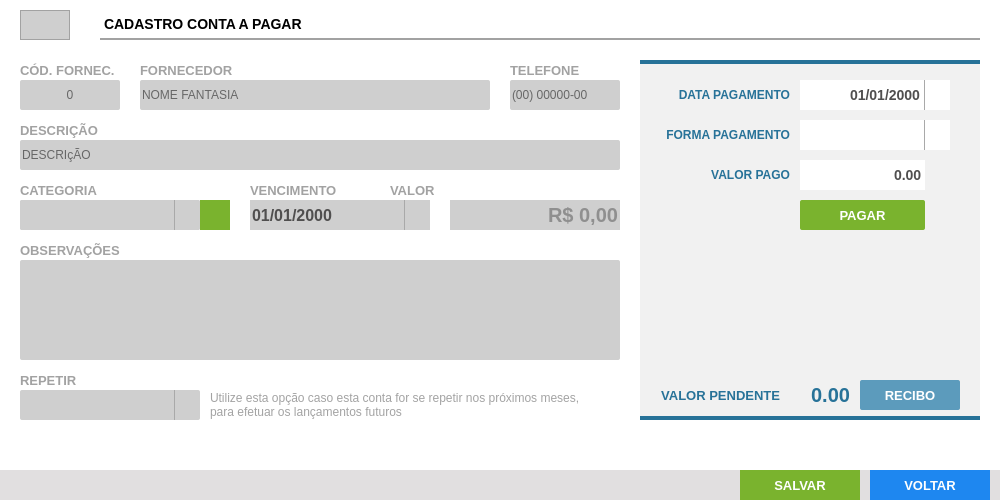
<?xml version="1.0" encoding="UTF-8"?>
<ui version="4.0">
 <class>ct_FormPagar</class>
 <widget class="QFrame" name="ct_FormPagar">
  <property name="geometry">
   <rect>
    <x>0</x>
    <y>0</y>
    <width>1000</width>
    <height>500</height>
   </rect>
  </property>
  <property name="windowTitle">
   <string>Frame</string>
  </property>
  <widget class="QFrame" name="fr_FormPagar">
   <property name="geometry">
    <rect>
     <x>0</x>
     <y>0</y>
     <width>1000</width>
     <height>500</height>
    </rect>
   </property>
   <property name="styleSheet">
    <string notr="true">background: #FFF;
border: none</string>
   </property>
   <property name="frameShape">
    <enum>QFrame::StyledPanel</enum>
   </property>
   <property name="frameShadow">
    <enum>QFrame::Raised</enum>
   </property>
   <widget class="QLabel" name="lb_FormProdutos">
    <property name="geometry">
     <rect>
      <x>100</x>
      <y>10</y>
      <width>880</width>
      <height>30</height>
     </rect>
    </property>
    <property name="styleSheet">
     <string notr="true">QLabel{
font-size: 14px;
font-family: &quot;Arial&quot;;
font-weight: bold;

border-bottom: 2px solid #A2A2A2
}</string>
    </property>
    <property name="text">
     <string>CADASTRO CONTA A PAGAR</string>
    </property>
   </widget>
   <widget class="QLineEdit" name="tx_Cod">
    <property name="enabled">
     <bool>false</bool>
    </property>
    <property name="geometry">
     <rect>
      <x>20</x>
      <y>10</y>
      <width>50</width>
      <height>30</height>
     </rect>
    </property>
    <property name="styleSheet">
     <string notr="true">QLineEdit{
background: #CFCFCF;
border: 1px solid #A2A2A2;
color: #000;
font-size: 14px;
font-family: &quot;Arial&quot;;
font-weight: bold;

}</string>
    </property>
    <property name="text">
     <string/>
    </property>
    <property name="alignment">
     <set>Qt::AlignCenter</set>
    </property>
   </widget>
   <widget class="QLabel" name="lb_FormCompra_5">
    <property name="geometry">
     <rect>
      <x>510</x>
      <y>60</y>
      <width>110</width>
      <height>20</height>
     </rect>
    </property>
    <property name="styleSheet">
     <string notr="true">QLabel{
font-size: 13px;
font-family: &quot;Arial&quot;;
font-weight: bold;
color: #A2A2A2;
}</string>
    </property>
    <property name="text">
     <string>TELEFONE</string>
    </property>
   </widget>
   <widget class="QLineEdit" name="tx_Id">
    <property name="geometry">
     <rect>
      <x>20</x>
      <y>80</y>
      <width>100</width>
      <height>30</height>
     </rect>
    </property>
    <property name="focusPolicy">
     <enum>Qt::WheelFocus</enum>
    </property>
    <property name="styleSheet">
     <string notr="true">QLineEdit{
background: #CFCFCF;
border-radius: 2px;
color: #000;
font: 13px &quot;Arial&quot; ;
text-transform: uppercase;
}
QLineEdit:Focus {
border: 1px solid red;
}</string>
    </property>
    <property name="alignment">
     <set>Qt::AlignCenter</set>
    </property>
    <property name="placeholderText">
     <string>0</string>
    </property>
   </widget>
   <widget class="QLabel" name="lb_FormCompra_2">
    <property name="geometry">
     <rect>
      <x>140</x>
      <y>60</y>
      <width>120</width>
      <height>20</height>
     </rect>
    </property>
    <property name="styleSheet">
     <string notr="true">QLabel{
font-size: 13px;
font-family: &quot;Arial&quot;;
font-weight: bold;
color: #A2A2A2;
}</string>
    </property>
    <property name="text">
     <string>FORNECEDOR</string>
    </property>
   </widget>
   <widget class="QLineEdit" name="tx_NomeFantasia">
    <property name="geometry">
     <rect>
      <x>140</x>
      <y>80</y>
      <width>350</width>
      <height>30</height>
     </rect>
    </property>
    <property name="focusPolicy">
     <enum>Qt::WheelFocus</enum>
    </property>
    <property name="styleSheet">
     <string notr="true">QLineEdit{
background: #CFCFCF;
border-radius: 2px;
color: #000;
font: 13px &quot;Arial&quot; ;
text-transform: uppercase;
}
QLineEdit:Focus {
border: 1px solid red;
}</string>
    </property>
    <property name="placeholderText">
     <string>NOME FANTASIA </string>
    </property>
   </widget>
   <widget class="QLabel" name="lb_FormCompra_3">
    <property name="geometry">
     <rect>
      <x>20</x>
      <y>60</y>
      <width>100</width>
      <height>20</height>
     </rect>
    </property>
    <property name="styleSheet">
     <string notr="true">QLabel{
font-size: 13px;
font-family: &quot;Arial&quot;;
font-weight: bold;
color: #A2A2A2;
}</string>
    </property>
    <property name="text">
     <string>CÓD. FORNEC.</string>
    </property>
   </widget>
   <widget class="QLineEdit" name="tx_Telefone">
    <property name="geometry">
     <rect>
      <x>510</x>
      <y>80</y>
      <width>110</width>
      <height>30</height>
     </rect>
    </property>
    <property name="focusPolicy">
     <enum>Qt::WheelFocus</enum>
    </property>
    <property name="styleSheet">
     <string notr="true">QLineEdit{
background: #CFCFCF;
border-radius: 2px;
color: #000;
font: 13px &quot;Arial&quot; ;
text-transform: uppercase;
}
QLineEdit:Focus {
border: 1px solid red;
}</string>
    </property>
    <property name="readOnly">
     <bool>true</bool>
    </property>
    <property name="placeholderText">
     <string>(00) 00000-00</string>
    </property>
   </widget>
   <widget class="QLineEdit" name="tx_descricao">
    <property name="geometry">
     <rect>
      <x>20</x>
      <y>140</y>
      <width>600</width>
      <height>30</height>
     </rect>
    </property>
    <property name="mouseTracking">
     <bool>true</bool>
    </property>
    <property name="focusPolicy">
     <enum>Qt::WheelFocus</enum>
    </property>
    <property name="styleSheet">
     <string notr="true">QLineEdit{
background: #CFCFCF;
border-radius: 2px;
color: #000;
font: 13px &quot;Arial&quot; ;
text-transform: uppercase;
}
QLineEdit:Focus {
border: 1px solid red;
}</string>
    </property>
    <property name="text">
     <string/>
    </property>
    <property name="frame">
     <bool>false</bool>
    </property>
    <property name="cursorPosition">
     <number>0</number>
    </property>
    <property name="alignment">
     <set>Qt::AlignLeading|Qt::AlignLeft|Qt::AlignVCenter</set>
    </property>
    <property name="readOnly">
     <bool>false</bool>
    </property>
    <property name="placeholderText">
     <string>DESCRIçÃO </string>
    </property>
   </widget>
   <widget class="QLabel" name="lb_FormCompra_4">
    <property name="geometry">
     <rect>
      <x>20</x>
      <y>120</y>
      <width>120</width>
      <height>20</height>
     </rect>
    </property>
    <property name="styleSheet">
     <string notr="true">QLabel{
font-size: 13px;
font-family: &quot;Arial&quot;;
font-weight: bold;
color: #A2A2A2;
}</string>
    </property>
    <property name="text">
     <string>DESCRIÇÃO</string>
    </property>
   </widget>
   <widget class="QLabel" name="lb_FormCompra_6">
    <property name="geometry">
     <rect>
      <x>20</x>
      <y>180</y>
      <width>120</width>
      <height>20</height>
     </rect>
    </property>
    <property name="styleSheet">
     <string notr="true">QLabel{
font-size: 13px;
font-family: &quot;Arial&quot;;
font-weight: bold;
color: #A2A2A2;
}</string>
    </property>
    <property name="text">
     <string>CATEGORIA</string>
    </property>
   </widget>
   <widget class="QComboBox" name="cb_categoria">
    <property name="enabled">
     <bool>true</bool>
    </property>
    <property name="geometry">
     <rect>
      <x>20</x>
      <y>200</y>
      <width>180</width>
      <height>30</height>
     </rect>
    </property>
    <property name="styleSheet">
     <string notr="true">QComboBox{
background: #CFCFCF;
border-radius: 2px;
color: #000;
font: 13px &quot;Arial&quot; ;
text-transform: uppercase;
}
QComboBox:Focus {
border: 1px solid red;
}
 QComboBox::drop-down {
     subcontrol-origin: padding;
     subcontrol-position: top right;
     width: 25px;
     border-left-width: 1px;
     border-left-color: darkgray;
     border-left-style: solid; /* just a single line */
     border-top-right-radius: 3px; /* same radius as the QComboBox */
     border-bottom-right-radius: 3px;
 }
QComboBox::down-arrow {
     image: url(&quot;+self.resourcepath('Images/down.png')+&quot;);
 }
</string>
    </property>
   </widget>
   <widget class="QPushButton" name="bt_AddCategoriaProduto">
    <property name="geometry">
     <rect>
      <x>200</x>
      <y>200</y>
      <width>30</width>
      <height>30</height>
     </rect>
    </property>
    <property name="font">
     <font>
      <family>Arial</family>
      <pointsize>16</pointsize>
      <weight>75</weight>
      <bold>true</bold>
     </font>
    </property>
    <property name="styleSheet">
     <string notr="true">QPushButton{
background: #7AB32E;
color: #FFF
}
QPushButton:hover{
background-color: #40a286
}</string>
    </property>
    <property name="text">
     <string/>
    </property>
   </widget>
   <widget class="QPushButton" name="bt_CancelAddCatergoria">
    <property name="geometry">
     <rect>
      <x>200</x>
      <y>200</y>
      <width>30</width>
      <height>30</height>
     </rect>
    </property>
    <property name="font">
     <font>
      <family>Arial</family>
      <pointsize>16</pointsize>
      <weight>75</weight>
      <bold>true</bold>
     </font>
    </property>
    <property name="toolTip">
     <string>&lt;html&gt;&lt;head/&gt;&lt;body&gt;&lt;p&gt;Cancelar&lt;/p&gt;&lt;/body&gt;&lt;/html&gt;</string>
    </property>
    <property name="styleSheet">
     <string notr="true">QPushButton{
background: #7AB32E;
color: #FFF
}
QPushButton:hover{
background-color: #40a286
}</string>
    </property>
    <property name="text">
     <string/>
    </property>
   </widget>
   <widget class="QDateEdit" name="dt_Vencimento">
    <property name="geometry">
     <rect>
      <x>250</x>
      <y>200</y>
      <width>180</width>
      <height>30</height>
     </rect>
    </property>
    <property name="styleSheet">
     <string notr="true">QDateEdit {
background: #CFCFCF;
border: none;
font-family: &quot;Arial&quot;;
font-size: 16px;
font-weight: bold;
color: rgb(80,79,79)
}
 QDateEdit::drop-down {
     subcontrol-origin: padding;
     subcontrol-position: top right;
     width: 25px;
     border-left-width: 1px;
     border-left-color: darkgray;
     border-left-style: solid; /* just a single line */
     border-top-right-radius: 3px; /* same radius as the QComboBox */
     border-bottom-right-radius: 3px;
 }
QDateEdit::down-arrow {
     image: url(&quot;+self.resourcepath('Images/down.png')+&quot;);
 }

QCalendarWidget QAbstractItemView:enabled 
  {
border: none;
  	font-size:13px;  
  	color: #000;  
  	background-color: #F1F1F1;  
  	selection-background-color: rgb(64, 64, 64); 
  	selection-color: rgb(0, 255, 0); 
  }
QCalendarWidget QToolButton {
	border: none;
  	color: #000
  }

 QCalendarWidget QMenu {
  	width: 150px;
  	left: 20px;
  	color: white;
  	font-size: 18px;
  	background-color: rgb(100, 100, 100);
  }
QCalendarWidget QWidget#qt_calendar_navigationbar
{ 
border: none;
}</string>
    </property>
    <property name="displayFormat">
     <string>dd/MM/yyyy</string>
    </property>
    <property name="calendarPopup">
     <bool>true</bool>
    </property>
   </widget>
   <widget class="QLabel" name="lb_FormCompra_7">
    <property name="geometry">
     <rect>
      <x>250</x>
      <y>180</y>
      <width>120</width>
      <height>20</height>
     </rect>
    </property>
    <property name="styleSheet">
     <string notr="true">QLabel{
font-size: 13px;
font-family: &quot;Arial&quot;;
font-weight: bold;
color: #A2A2A2;
}</string>
    </property>
    <property name="text">
     <string>VENCIMENTO</string>
    </property>
   </widget>
   <widget class="QTextEdit" name="tx_Obs">
    <property name="geometry">
     <rect>
      <x>20</x>
      <y>260</y>
      <width>600</width>
      <height>100</height>
     </rect>
    </property>
    <property name="styleSheet">
     <string notr="true">QTextEdit{
background: #CFCFCF;
border-radius: 2px;
color: #000;
font: 13px &quot;Arial&quot; ;
text-transform: uppercase;
}
QTextEdit:Focus {
border: 1px solid red;
}</string>
    </property>
   </widget>
   <widget class="QLabel" name="lb_FormCompra_8">
    <property name="geometry">
     <rect>
      <x>20</x>
      <y>240</y>
      <width>120</width>
      <height>20</height>
     </rect>
    </property>
    <property name="styleSheet">
     <string notr="true">QLabel{
font-size: 13px;
font-family: &quot;Arial&quot;;
font-weight: bold;
color: #A2A2A2;
}</string>
    </property>
    <property name="text">
     <string>OBSERVAÇÕES</string>
    </property>
   </widget>
   <widget class="QFrame" name="fr_financeiroCompra">
    <property name="geometry">
     <rect>
      <x>640</x>
      <y>60</y>
      <width>340</width>
      <height>360</height>
     </rect>
    </property>
    <property name="styleSheet">
     <string notr="true">background: #F1F1F1;
border-top: 4px solid #277298;
border-bottom: 4px solid #277298;</string>
    </property>
    <property name="frameShape">
     <enum>QFrame::StyledPanel</enum>
    </property>
    <property name="frameShadow">
     <enum>QFrame::Raised</enum>
    </property>
    <widget class="QLabel" name="lb_FormVenda_14">
     <property name="geometry">
      <rect>
       <x>20</x>
       <y>20</y>
       <width>130</width>
       <height>30</height>
      </rect>
     </property>
     <property name="styleSheet">
      <string notr="true">QLabel{
font-size: 12px;
font-family: &quot;Arial&quot;;
font-weight: bold;
color: #277298;
border: none
}</string>
     </property>
     <property name="text">
      <string>DATA PAGAMENTO</string>
     </property>
     <property name="alignment">
      <set>Qt::AlignRight|Qt::AlignTrailing|Qt::AlignVCenter</set>
     </property>
    </widget>
    <widget class="QDateEdit" name="dt_dataPagamento">
     <property name="geometry">
      <rect>
       <x>160</x>
       <y>20</y>
       <width>150</width>
       <height>30</height>
      </rect>
     </property>
     <property name="styleSheet">
      <string notr="true">QDateEdit {
background: #FFF;
border: none;
font-family: &quot;Arial&quot;;
font-size: 14px;
font-weight: bold;
color: rgb(80,79,79)
}
 QDateEdit::drop-down {
     subcontrol-origin: padding;
     subcontrol-position: top right;
     width: 25px;
     border-left-width: 1px;
     border-left-color: darkgray;
     border-left-style: solid; /* just a single line */
     border-top-right-radius: 3px; /* same radius as the QComboBox */
     border-bottom-right-radius: 3px;
 }
QDateEdit::down-arrow {
     image: url(&quot;+self.resourcepath('Images/down.png')+&quot;);
 }

QCalendarWidget QAbstractItemView:enabled 
  {
border: none;
  	font-size:13px;  
  	color: #000;  
  	background-color: #F1F1F1;  
  	selection-background-color: rgb(64, 64, 64); 
  	selection-color: rgb(0, 255, 0); 
  }
QCalendarWidget QToolButton {
	border: none;
  	color: #000
  }

 QCalendarWidget QMenu {
  	width: 150px;
  	left: 20px;
  	color: white;
  	font-size: 18px;
  	background-color: rgb(100, 100, 100);
  }
QCalendarWidget QWidget#qt_calendar_navigationbar
{ 
border: none;
}</string>
     </property>
     <property name="alignment">
      <set>Qt::AlignRight|Qt::AlignTrailing|Qt::AlignVCenter</set>
     </property>
     <property name="displayFormat">
      <string>dd/MM/yyyy</string>
     </property>
     <property name="calendarPopup">
      <bool>true</bool>
     </property>
    </widget>
    <widget class="QLabel" name="lb_FormVenda_22">
     <property name="geometry">
      <rect>
       <x>20</x>
       <y>320</y>
       <width>120</width>
       <height>30</height>
      </rect>
     </property>
     <property name="styleSheet">
      <string notr="true">QLabel{
font-size: 13px;
font-family: &quot;Arial&quot;;
font-weight: bold;
color: #277298;
border: none
}</string>
     </property>
     <property name="text">
      <string>VALOR PENDENTE</string>
     </property>
     <property name="alignment">
      <set>Qt::AlignRight|Qt::AlignTrailing|Qt::AlignVCenter</set>
     </property>
    </widget>
    <widget class="QLabel" name="lb_ValorPendente">
     <property name="geometry">
      <rect>
       <x>140</x>
       <y>320</y>
       <width>70</width>
       <height>30</height>
      </rect>
     </property>
     <property name="styleSheet">
      <string notr="true">QLabel{
font-size: 20px;
font-family: &quot;Arial&quot;;
font-weight: bold;
color: #277298;
border: none
}</string>
     </property>
     <property name="text">
      <string>0.00</string>
     </property>
     <property name="alignment">
      <set>Qt::AlignRight|Qt::AlignTrailing|Qt::AlignVCenter</set>
     </property>
    </widget>
    <widget class="QLineEdit" name="tx_valorPago">
     <property name="geometry">
      <rect>
       <x>160</x>
       <y>100</y>
       <width>125</width>
       <height>30</height>
      </rect>
     </property>
     <property name="focusPolicy">
      <enum>Qt::WheelFocus</enum>
     </property>
     <property name="styleSheet">
      <string notr="true">QLineEdit{
background: #FFF;
border: none;
font-family: &quot;Arial&quot;;
font-size: 14px;
font-weight: bold;
color: rgb(80,79,79)
}
QLineEdit:Focus {
border: 1px solid red;
}</string>
     </property>
     <property name="text">
      <string>0.00</string>
     </property>
     <property name="alignment">
      <set>Qt::AlignRight|Qt::AlignTrailing|Qt::AlignVCenter</set>
     </property>
     <property name="placeholderText">
      <string>R$ 0.00</string>
     </property>
    </widget>
    <widget class="QLabel" name="lb_FormVenda_27">
     <property name="geometry">
      <rect>
       <x>20</x>
       <y>60</y>
       <width>130</width>
       <height>30</height>
      </rect>
     </property>
     <property name="styleSheet">
      <string notr="true">QLabel{
font-size: 12px;
font-family: &quot;Arial&quot;;
font-weight: bold;
color: #277298;
border: none
}</string>
     </property>
     <property name="text">
      <string>FORMA PAGAMENTO</string>
     </property>
     <property name="alignment">
      <set>Qt::AlignRight|Qt::AlignTrailing|Qt::AlignVCenter</set>
     </property>
    </widget>
    <widget class="QComboBox" name="cb_formaPagamento">
     <property name="geometry">
      <rect>
       <x>160</x>
       <y>60</y>
       <width>150</width>
       <height>30</height>
      </rect>
     </property>
     <property name="styleSheet">
      <string notr="true">QComboBox{
background: #FFF;
border: none;
font-family: &quot;Arial&quot;;
font-size: 14px;
font-weight: bold;
color: rgb(80,79,79)

}
QCombobox:on {
color: #000;
font: 10px &quot;Arial&quot; ;
text-transform: uppercase;
font-weight: bold;
}
QComboBox:Focus {
border: 1px solid red;
}
 QComboBox::drop-down {
     subcontrol-origin: padding;
     subcontrol-position: top right;
     width: 25px;

     border-left-width: 1px;
     border-left-color: darkgray;
     border-left-style: solid; /* just a single line */
     border-top-right-radius: 3px; /* same radius as the QComboBox */
     border-bottom-right-radius: 3px;

 }
QComboBox::down-arrow {
     image: url(&quot;+self.resourcepath('Images/down.png')+&quot;);
 }
QComboBox QAbstractItemView {
    border: 1px solid darkgray;
    selection-background-color: #40a286;
color: #000;
font: 10px &quot;Arial&quot; ;
text-transform: uppercase;
font-weight: bold;
}
</string>
     </property>
    </widget>
    <widget class="QLabel" name="lb_FormVenda_28">
     <property name="geometry">
      <rect>
       <x>20</x>
       <y>100</y>
       <width>130</width>
       <height>30</height>
      </rect>
     </property>
     <property name="styleSheet">
      <string notr="true">QLabel{
font-size: 12px;
font-family: &quot;Arial&quot;;
font-weight: bold;
color: #277298;
border: none
}</string>
     </property>
     <property name="text">
      <string>VALOR PAGO</string>
     </property>
     <property name="alignment">
      <set>Qt::AlignRight|Qt::AlignTrailing|Qt::AlignVCenter</set>
     </property>
    </widget>
    <widget class="QPushButton" name="bt_receber">
     <property name="enabled">
      <bool>true</bool>
     </property>
     <property name="geometry">
      <rect>
       <x>160</x>
       <y>140</y>
       <width>125</width>
       <height>30</height>
      </rect>
     </property>
     <property name="font">
      <font>
       <family>Tahoma</family>
       <pointsize>10</pointsize>
       <weight>75</weight>
       <bold>true</bold>
      </font>
     </property>
     <property name="cursor">
      <cursorShape>PointingHandCursor</cursorShape>
     </property>
     <property name="focusPolicy">
      <enum>Qt::NoFocus</enum>
     </property>
     <property name="contextMenuPolicy">
      <enum>Qt::ActionsContextMenu</enum>
     </property>
     <property name="styleSheet">
      <string notr="true">QPushButton {
background-color: #7AB32E;
color: #FFF;
border: none;
border-radius: 2px
 }
QPushButton:hover{
background-color: #40a286
}</string>
     </property>
     <property name="text">
      <string>PAGAR</string>
     </property>
     <property name="iconSize">
      <size>
       <width>75</width>
       <height>35</height>
      </size>
     </property>
    </widget>
    <widget class="QPushButton" name="bt_PrintRecibo">
     <property name="enabled">
      <bool>false</bool>
     </property>
     <property name="geometry">
      <rect>
       <x>220</x>
       <y>320</y>
       <width>100</width>
       <height>30</height>
      </rect>
     </property>
     <property name="font">
      <font>
       <family>Tahoma</family>
       <pointsize>10</pointsize>
       <weight>75</weight>
       <bold>true</bold>
      </font>
     </property>
     <property name="cursor">
      <cursorShape>PointingHandCursor</cursorShape>
     </property>
     <property name="focusPolicy">
      <enum>Qt::NoFocus</enum>
     </property>
     <property name="contextMenuPolicy">
      <enum>Qt::ActionsContextMenu</enum>
     </property>
     <property name="styleSheet">
      <string notr="true">QPushButton {
background-color: #5C9BBC;
color: #FFF;
border: none;
border-radius: 2px
 }
QPushButton:hover{
background-color: #40a286
}</string>
     </property>
     <property name="text">
      <string>RECIBO</string>
     </property>
     <property name="iconSize">
      <size>
       <width>75</width>
       <height>35</height>
      </size>
     </property>
    </widget>
   </widget>
   <widget class="QLabel" name="lb_FormCompra_9">
    <property name="geometry">
     <rect>
      <x>390</x>
      <y>180</y>
      <width>100</width>
      <height>20</height>
     </rect>
    </property>
    <property name="styleSheet">
     <string notr="true">QLabel{
font-size: 13px;
font-family: &quot;Arial&quot;;
font-weight: bold;
color: #A2A2A2;
}</string>
    </property>
    <property name="text">
     <string>VALOR</string>
    </property>
   </widget>
   <widget class="QLineEdit" name="tx_valor">
    <property name="geometry">
     <rect>
      <x>450</x>
      <y>200</y>
      <width>170</width>
      <height>30</height>
     </rect>
    </property>
    <property name="focusPolicy">
     <enum>Qt::WheelFocus</enum>
    </property>
    <property name="styleSheet">
     <string notr="true">QLineEdit{
background: #CFCFCF;
border: none;
font-family: &quot;Arial&quot;;
font-size: 20px;
font-weight: bold;
color: rgb(80,79,79)
}
QLineEdit:Focus {
border: 1px solid red;
}</string>
    </property>
    <property name="alignment">
     <set>Qt::AlignRight|Qt::AlignTrailing|Qt::AlignVCenter</set>
    </property>
    <property name="placeholderText">
     <string>R$ 0,00</string>
    </property>
   </widget>
   <widget class="QComboBox" name="cb_repetir">
    <property name="geometry">
     <rect>
      <x>20</x>
      <y>390</y>
      <width>180</width>
      <height>30</height>
     </rect>
    </property>
    <property name="styleSheet">
     <string notr="true">QComboBox{
background: #CFCFCF;
border-radius: 2px;
color: #000;
font: 13px &quot;Arial&quot; ;
text-transform: uppercase;
}
QComboBox:Focus {
border: 1px solid red;
}
 QComboBox::drop-down {
     subcontrol-origin: padding;
     subcontrol-position: top right;
     width: 25px;
     border-left-width: 1px;
     border-left-color: darkgray;
     border-left-style: solid; /* just a single line */
     border-top-right-radius: 3px; /* same radius as the QComboBox */
     border-bottom-right-radius: 3px;
 }
QComboBox::down-arrow {
     image: url(&quot;+self.resourcepath('Images/down.png')+&quot;);
 }
</string>
    </property>
   </widget>
   <widget class="QLabel" name="lb_Repetir">
    <property name="geometry">
     <rect>
      <x>20</x>
      <y>370</y>
      <width>110</width>
      <height>20</height>
     </rect>
    </property>
    <property name="styleSheet">
     <string notr="true">QLabel{
font-size: 13px;
font-family: &quot;Arial&quot;;
font-weight: bold;
color: #A2A2A2;
}</string>
    </property>
    <property name="text">
     <string>REPETIR</string>
    </property>
   </widget>
   <widget class="QFrame" name="fr_BotoesFormCompra">
    <property name="geometry">
     <rect>
      <x>0</x>
      <y>470</y>
      <width>1000</width>
      <height>30</height>
     </rect>
    </property>
    <property name="styleSheet">
     <string notr="true">background:#E1DFE0;
border: none;</string>
    </property>
    <widget class="QPushButton" name="bt_Voltar">
     <property name="geometry">
      <rect>
       <x>870</x>
       <y>0</y>
       <width>120</width>
       <height>30</height>
      </rect>
     </property>
     <property name="font">
      <font>
       <family>Tahoma</family>
       <pointsize>10</pointsize>
       <weight>75</weight>
       <bold>true</bold>
      </font>
     </property>
     <property name="cursor">
      <cursorShape>PointingHandCursor</cursorShape>
     </property>
     <property name="focusPolicy">
      <enum>Qt::NoFocus</enum>
     </property>
     <property name="contextMenuPolicy">
      <enum>Qt::ActionsContextMenu</enum>
     </property>
     <property name="styleSheet">
      <string notr="true">QPushButton {
background-color: #1E87F0;
color: #FFF
}
QPushButton:hover{
background-color: #40a286
}</string>
     </property>
     <property name="text">
      <string>VOLTAR</string>
     </property>
     <property name="iconSize">
      <size>
       <width>75</width>
       <height>35</height>
      </size>
     </property>
    </widget>
    <widget class="QPushButton" name="bt_Salvar">
     <property name="geometry">
      <rect>
       <x>740</x>
       <y>0</y>
       <width>120</width>
       <height>30</height>
      </rect>
     </property>
     <property name="font">
      <font>
       <family>Tahoma</family>
       <pointsize>10</pointsize>
       <weight>75</weight>
       <bold>true</bold>
      </font>
     </property>
     <property name="cursor">
      <cursorShape>PointingHandCursor</cursorShape>
     </property>
     <property name="focusPolicy">
      <enum>Qt::NoFocus</enum>
     </property>
     <property name="contextMenuPolicy">
      <enum>Qt::ActionsContextMenu</enum>
     </property>
     <property name="styleSheet">
      <string notr="true">QPushButton {
background-color: #7AB32E;
color: #FFF
 }
QPushButton:hover{
background-color: #40a286
}</string>
     </property>
     <property name="text">
      <string>SALVAR</string>
     </property>
     <property name="iconSize">
      <size>
       <width>75</width>
       <height>35</height>
      </size>
     </property>
    </widget>
   </widget>
   <widget class="QLabel" name="lb_obsRepetir">
    <property name="geometry">
     <rect>
      <x>210</x>
      <y>390</y>
      <width>410</width>
      <height>30</height>
     </rect>
    </property>
    <property name="styleSheet">
     <string notr="true">   QLabel 
{
font-family: &quot;Arial&quot;;
color: #a3a3a3;
 font-size: 12px;
text-align: center
   

}</string>
    </property>
    <property name="text">
     <string>Utilize esta opção caso esta conta for se repetir nos próximos meses,  
para efetuar os lançamentos futuros</string>
    </property>
    <property name="margin">
     <number>0</number>
    </property>
   </widget>
   <widget class="QLineEdit" name="tx_addCategoria">
    <property name="geometry">
     <rect>
      <x>20</x>
      <y>200</y>
      <width>180</width>
      <height>30</height>
     </rect>
    </property>
    <property name="styleSheet">
     <string notr="true">QLineEdit{
background: #CFCFCF;
border-radius: 2px;
color: #000;
font: 13px &quot;Arial&quot; ;
text-transform: uppercase;
}
QLineEdit:Focus {
border: 1px solid red;
}</string>
    </property>
   </widget>
   <zorder>tx_addCategoria</zorder>
   <zorder>lb_FormProdutos</zorder>
   <zorder>tx_Cod</zorder>
   <zorder>lb_FormCompra_5</zorder>
   <zorder>tx_Id</zorder>
   <zorder>lb_FormCompra_2</zorder>
   <zorder>tx_NomeFantasia</zorder>
   <zorder>lb_FormCompra_3</zorder>
   <zorder>tx_Telefone</zorder>
   <zorder>tx_descricao</zorder>
   <zorder>lb_FormCompra_4</zorder>
   <zorder>lb_FormCompra_6</zorder>
   <zorder>cb_categoria</zorder>
   <zorder>dt_Vencimento</zorder>
   <zorder>lb_FormCompra_7</zorder>
   <zorder>tx_Obs</zorder>
   <zorder>lb_FormCompra_8</zorder>
   <zorder>fr_financeiroCompra</zorder>
   <zorder>lb_FormCompra_9</zorder>
   <zorder>tx_valor</zorder>
   <zorder>cb_repetir</zorder>
   <zorder>lb_Repetir</zorder>
   <zorder>fr_BotoesFormCompra</zorder>
   <zorder>lb_obsRepetir</zorder>
   <zorder>bt_CancelAddCatergoria</zorder>
   <zorder>bt_AddCategoriaProduto</zorder>
  </widget>
 </widget>
 <tabstops>
  <tabstop>tx_Cod</tabstop>
  <tabstop>tx_Id</tabstop>
  <tabstop>tx_NomeFantasia</tabstop>
  <tabstop>tx_Telefone</tabstop>
  <tabstop>tx_descricao</tabstop>
  <tabstop>cb_categoria</tabstop>
  <tabstop>bt_AddCategoriaProduto</tabstop>
  <tabstop>bt_CancelAddCatergoria</tabstop>
  <tabstop>dt_Vencimento</tabstop>
  <tabstop>tx_valor</tabstop>
  <tabstop>tx_Obs</tabstop>
  <tabstop>cb_repetir</tabstop>
  <tabstop>dt_dataPagamento</tabstop>
  <tabstop>cb_formaPagamento</tabstop>
  <tabstop>tx_valorPago</tabstop>
  <tabstop>tx_addCategoria</tabstop>
 </tabstops>
 <resources/>
 <connections/>
</ui>
